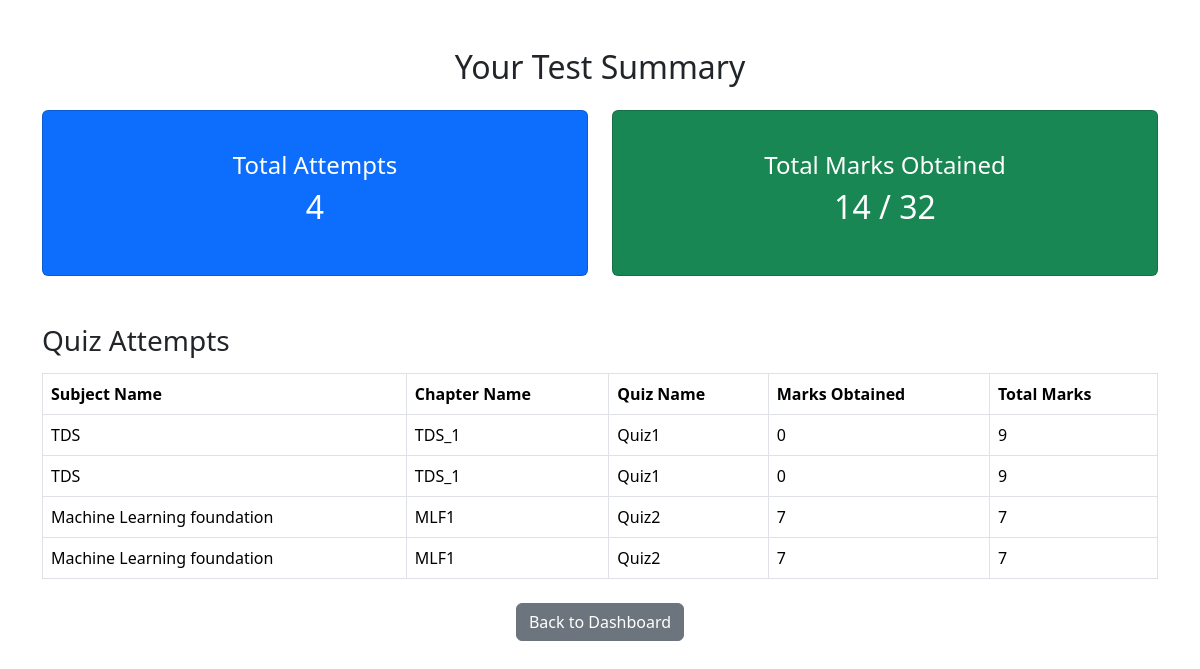
/user_summary (signed in), run on the app's committed database.
### application/models.py (models this page shows, shortened)
class Subject(db.Model):
    id = db.Column(db.Integer, primary_key=True)
    sub_name = db.Column(db.String(255), nullable=False)
    description = db.Column(db.String(500), nullable=False)
    chapters = db.relationship('Chapter', backref='subject', cascade='all, delete-orphan', lazy=True)

class Chapter(db.Model):
    id = db.Column(db.Integer, primary_key=True)
    chap_name = db.Column(db.String(255), nullable=False)
    sub_id = db.Column(db.Integer, db.ForeignKey('subject.id'), nullable=False)
    quizzes = db.relationship('Quiz', backref='chapter', cascade='all, delete-orphan', lazy=True)

class Quiz(db.Model):
    id = db.Column(db.Integer, primary_key=True)
    quiz_name = db.Column(db.String(255), nullable=False)
    chap_id = db.Column(db.Integer, db.ForeignKey('chapter.id'), nullable=False)
    duration_minutes = db.Column(db.Integer, nullable=False)
    questions = db.relationship('Question', backref='quiz', cascade='all, delete-orphan', lazy=True)

### application/routes.py (the view)
@app.route('/user_summary')
def user_summary():
    if 'user_id' not in session:
        flash("You must be logged in to view your test summary.", "danger")
        return redirect(url_for('login'))
    user_id = session['user_id']
    user = User.query.get_or_404(user_id)
    user_answers = UserAnswer.query.filter_by(user_id=user_id).all()
    if not user_answers:
        flash("No quiz attempts made by this user.", "info")
        return redirect(url_for('user_dashboard'))
    quiz_statistics = {}
    total_marks_obtained = 0
    total_max_marks = 0
    total_attempts = 0
    for answer in user_answers:
        question = Question.query.get(answer.question_id)
        quiz = Quiz.query.get(question.quiz_id)
        chapter = Chapter.query.get(quiz.chap_id)
        subject = Subject.query.get(chapter.sub_id)
        key = (quiz.id, answer.attempt)
        if key not in quiz_statistics:
            quiz_statistics[key] = {
                'subject_name': subject.sub_name,
                'chapter_name': chapter.chap_name,
                'quiz_name': quiz.quiz_name,
                'attempt': answer.attempt,
                'total_marks': 0,
                'marks': 0
            }
        if answer.selected_option == question.correct_answer:
            quiz_statistics[key]['marks'] += question.max_marks
        quiz_statistics[key]['total_marks'] += question.max_marks
    for stats in quiz_statistics.values():
        total_marks_obtained += stats['marks']
        total_max_marks += stats['total_marks']
        total_attempts += 1
    total_marks_percentage = (total_marks_obtained / total_max_marks) * 100 if total_max_marks else 0
    return render_template('user_summary.html', user=user, quiz_statistics=quiz_statistics,
                           total_marks_obtained=total_marks_obtained, total_max_marks=total_max_marks,
                           total_attempts=total_attempts, total_marks_percentage=total_marks_percentage)

### templates/user_summary.html
{% extends 'base.html' %}
{% block content %}
<div class="container mt-5">
    <h2 class="text-center mb-4">Your Test Summary</h2>
    <div class="row">
        <div class="col-md-6">
            <div class="card bg-primary text-white text-center p-4">
                <div class="card-body">
                    <h4>Total Attempts</h4>
                    <h2>{{ total_attempts }}</h2>
                </div>
            </div>
        </div>
        <div class="col-md-6">
            <div class="card bg-success text-white text-center p-4">
                <div class="card-body">
                    <h4>Total Marks Obtained</h4>
                    <h2>{{ total_marks_obtained }} / {{ total_max_marks }}</h2>
                </div>
            </div>
        </div>
    </div>
    <h3 class="mt-5">Quiz Attempts</h3>
    <table class="table table-bordered mt-3">
        <thead class="thead-dark">
            <tr>
                <th>Subject Name</th>
                <th>Chapter Name</th>
                <th>Quiz Name</th>
                <th>Marks Obtained</th>
                <th>Total Marks</th>
            </tr>
        </thead>
        <tbody>
            {% for quiz_id, stats in quiz_statistics.items() %}
            <tr>
                <td>{{ stats.subject_name }}</td>
                <td>{{ stats.chapter_name }}</td>
                <td>{{ stats.quiz_name }}</td>
                <td>{{ stats.marks }}</td>
                <td>{{ stats.total_marks }}</td>
            </tr>
            {% endfor %}
        </tbody>
    </table>
    <div class="text-center mt-4">
        <a href="{{ url_for('user_dashboard') }}" class="btn btn-secondary">Back to Dashboard</a>
    </div>
</div>
{% endblock %}

### templates/base.html (shortened to what this page needs)
<!DOCTYPE html>
<html lang="en">
<head>
  <link href="https://cdn.jsdelivr.net/npm/bootstrap@5.3.3/dist/css/bootstrap.min.css" rel="stylesheet">
</head>
<body>
    {% block content %}
    {% endblock %}
</body>
</html>

### data on the page
Subject: subject_name "TDS" "TDS"
Chapter: chapter_name "TDS_1" "TDS_1"
Quiz: quiz_name "Quiz1" "Quiz1"
Subject: subject_name "Machine Learning foundation" "Machine Learning foundation"
Chapter: chapter_name "MLF1" "MLF1"
Quiz: quiz_name "Quiz2" "Quiz2"

### other printed values
{{ total_attempts }} "4"
{{ total_marks_obtained }} "14"
{{ total_max_marks }} "32"
{{ stats.marks }} "0" "0" "7" "7"
{{ stats.total_marks }} "9" "9" "7" "7"
